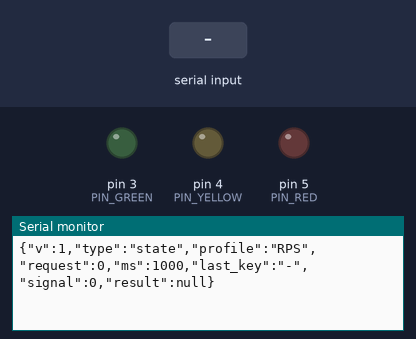
This sketch was run on a simulated Arduino Uno, built with avr-gcc and run on an emulated ATmega328P. Shown: output pins drawn as LEDs (lit = HIGH), the last lines printed to the serial monitor. The inputs (shaded band) are chosen by the test bench.

Above: at 1.2 s.
1.3 s: "STATUS\n" received over Serial
At 1.9 s:
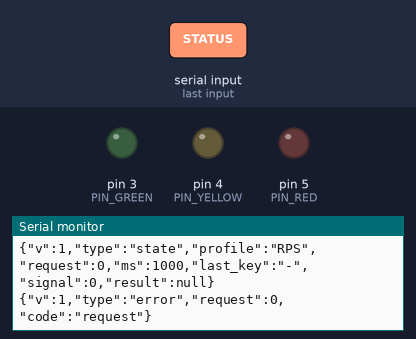
2.8 s: "90 45\n" received over Serial
At 2.96 s:
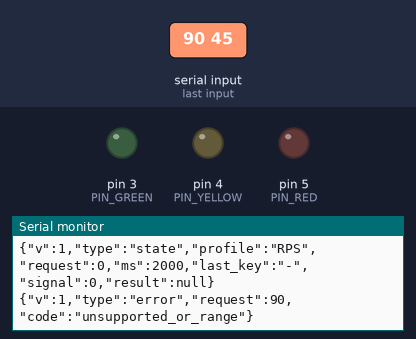
Timing chart, 0 to 5.8 s (numbered marks = the images above; inputs shaded):
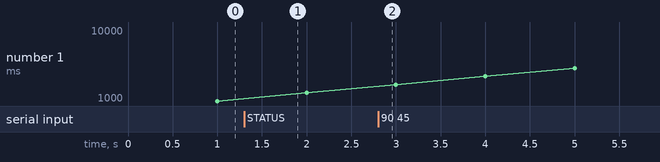

Measured:
- after the input at 1.3 s, the serial monitor: prints a new line at once (image 1)
- after the input at 2.8 s, the serial monitor: prints a new line at once (image 2)

The sketch:

RPS.ino
```cpp
// RPS: 가위바위보 심판 (UNO). 직접 작성한 펌웨어이며 외부 코드·라이브러리를 쓰지 않습니다.
//
// 아두이노가 두 손을 받아 승패를 직접 판정하고 LED로 알립니다.
//   초록 LED(D3) = 이김 / 노랑 LED(D4) = 비김 / 빨강 LED(D5) = 짐·시간 초과
//
// 통신: USB 시리얼 115200, 한 줄에 "요청번호 명령 인수" (줄 끝은 \n)
//   STATUS              현재 상태 요청
//   PING                연결 확인
//   STOP                모든 LED 끄기
//   SIGNAL <0~3>        점검용: 0 끔, 1 빨강, 2 노랑, 3 초록
//   JUDGE <내 손> <상대 손>   손: 0=가위 1=바위 2=보, 내 손 3=못 냄(시간 초과)
// 응답은 JSON 한 줄입니다: {"v":1,"type":"ack|error|state", ...}

const byte PIN_GREEN = 3;   // 이김
const byte PIN_YELLOW = 4;  // 비김
const byte PIN_RED = 5;     // 짐 / 시간 초과

char lineBuf[40];
byte lineLen = 0;
bool lineTooLong = false;
byte signalState = 0;
const char *lastResult = NULL;   // "win" / "draw" / "lose" / "timeout", 판정 전에는 NULL
unsigned long lastReport = 0;

/**
 * 신호등 LED 하나만 켠다.
 * @param value 0 모두 끔, 1 빨강, 2 노랑, 3 초록
 */
void setSignal(byte value)
{
    signalState = value;
    digitalWrite(PIN_RED, value == 1 ? HIGH : LOW);
    digitalWrite(PIN_YELLOW, value == 2 ? HIGH : LOW);
    digitalWrite(PIN_GREEN, value == 3 ? HIGH : LOW);
}

void replyAck(unsigned int id)
{
    Serial.print(F("{\"v\":1,\"type\":\"ack\",\"request\":"));
    Serial.print(id);
    Serial.println(F(",\"applied\":true}"));
}

void replyError(unsigned int id, const __FlashStringHelper *code)
{
    Serial.print(F("{\"v\":1,\"type\":\"error\",\"request\":"));
    Serial.print(id);
    Serial.print(F(",\"code\":\""));
    Serial.print(code);
    Serial.println(F("\"}"));
}

void replyState(unsigned int id)
{
    Serial.print(F("{\"v\":1,\"type\":\"state\",\"profile\":\"RPS\",\"request\":"));
    Serial.print(id);
    Serial.print(F(",\"ms\":"));
    Serial.print(millis());
    Serial.print(F(",\"last_key\":\"-\",\"signal\":"));
    Serial.print(signalState);
    Serial.print(F(",\"result\":"));
    if (lastResult)
    {
        Serial.print('"');
        Serial.print(lastResult);
        Serial.print('"');
    }
    else
    {
        Serial.print(F("null"));
    }
    Serial.println('}');
}

/**
 * 문자열 p에서 정수 하나를 읽는다. 앞의 공백은 건너뛰고, 숫자 뒤에는 공백이나 끝만 허용한다.
 * @param p   읽는 위치(성공하면 숫자 뒤로 이동)
 * @param lo  허용 최솟값
 * @param hi  허용 최댓값
 * @param out 읽은 값
 * @return 범위 안의 정수를 읽으면 true
 */
bool readInt(const char *&p, long lo, long hi, long &out)
{
    while (*p == ' ')
    {
        p++;
    }
    if (*p < '0' || *p > '9')
    {
        return false;
    }
    long v = 0;
    while (*p >= '0' && *p <= '9')
    {
        v = v * 10 + (*p - '0');
        if (v > 100000L)
        {
            return false;
        }
        p++;
    }
    if (*p != '\0' && *p != ' ')
    {
        return false;
    }
    if (v < lo || v > hi)
    {
        return false;
    }
    out = v;
    return true;
}

/** 남은 글자가 공백뿐인지 확인한다. */
bool atEnd(const char *p)
{
    while (*p == ' ')
    {
        p++;
    }
    return *p == '\0';
}

/**
 * 가위0 바위1 보2 에서 (나 - 상대 + 3) % 3 이 1이면 이김, 0이면 비김, 2이면 짐.
 * @param mine 내 손(3이면 못 냄)
 * @param opp  상대 손
 */
const char *judge(byte mine, byte opp)
{
    if (mine == 3)
    {
        return "timeout";
    }
    byte d = (mine + 3 - opp) % 3;
    return d == 1 ? "win" : d == 0 ? "draw" : "lose";
}

/** 한 줄 명령을 해석해 실행하고 응답한다. */
void handleLine(const char *s)
{
    const char *p = s;
    long id = 0;
    if (!readInt(p, 1, 65535L, id))
    {
        replyError(0, F("request"));
        return;
    }
    unsigned int req = (unsigned int)id;
    while (*p == ' ')
    {
        p++;
    }
    char cmd[8];
    byte n = 0;
    while (*p != '\0' && *p != ' ' && n < sizeof(cmd) - 1)
    {
        cmd[n++] = *p++;
    }
    cmd[n] = '\0';
    if (*p != '\0' && *p != ' ')
    {
        replyError(req, F("unsupported_or_range"));
        return;
    }

    long a = 0;
    long b = 0;
    if (!strcmp(cmd, "STATUS") && atEnd(p))
    {
        replyState(req);
    }
    else if (!strcmp(cmd, "PING") && atEnd(p))
    {
        replyAck(req);
    }
    else if (!strcmp(cmd, "STOP") && atEnd(p))
    {
        setSignal(0);
        lastResult = NULL;
        replyAck(req);
        replyState(req);
    }
    else if (!strcmp(cmd, "SIGNAL") && readInt(p, 0, 3, a) && atEnd(p))
    {
        setSignal((byte)a);
        lastResult = NULL;
        replyAck(req);
    }
    else if (!strcmp(cmd, "JUDGE") && readInt(p, 0, 3, a) && readInt(p, 0, 2, b) && atEnd(p))
    {
        lastResult = judge((byte)a, (byte)b);
        setSignal(!strcmp(lastResult, "win") ? 3 : !strcmp(lastResult, "draw") ? 2 : 1);
        replyAck(req);
        replyState(req);
    }
    else
    {
        replyError(req, F("unsupported_or_range"));
    }
}

/** 시리얼로 들어온 글자를 모아 한 줄이 완성되면 처리한다. */
void readSerial()
{
    byte budget = 64;
    while (budget-- && Serial.available())
    {
        char c = Serial.read();
        if (c == '\r')
        {
            continue;
        }
        if (c == '\n')
        {
            if (lineTooLong)
            {
                replyError(0, F("line_too_long"));
            }
            else if (lineLen > 0)
            {
                lineBuf[lineLen] = '\0';
                handleLine(lineBuf);
            }
            lineLen = 0;
            lineTooLong = false;
        }
        else if (!lineTooLong)
        {
            if (lineLen < sizeof(lineBuf) - 1)
            {
                lineBuf[lineLen++] = c;
            }
            else
            {
                lineTooLong = true;
                lineLen = 0;
            }
        }
    }
}

void setup()
{
    Serial.begin(115200);
    pinMode(PIN_RED, OUTPUT);
    pinMode(PIN_YELLOW, OUTPUT);
    pinMode(PIN_GREEN, OUTPUT);
    setSignal(0);   // 시작할 때는 모두 꺼짐
}

void loop()
{
    readSerial();
    unsigned long now = millis();
    if (now - lastReport >= 1000)
    {
        lastReport = now;
        replyState(0);   // 1초마다 자동 보고 (request=0)
    }
}
```
